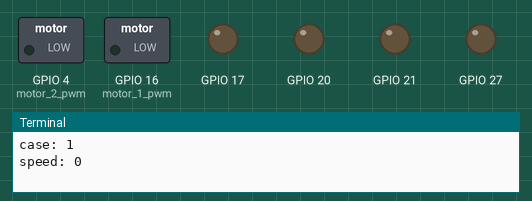
The program below on a simulated Raspberry Pi (BCM pin numbers). Shown: switched loads named in the program (green lamp = pin HIGH), output pins drawn as LEDs (lit = HIGH), the last lines printed to the terminal. At 22.0 s the program stops and its outputs stay as they are.

Above: at 0.1 s.
At 5.1 s:
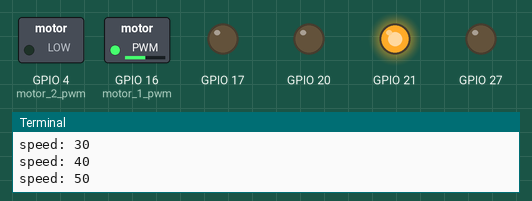
At 10.1 s:
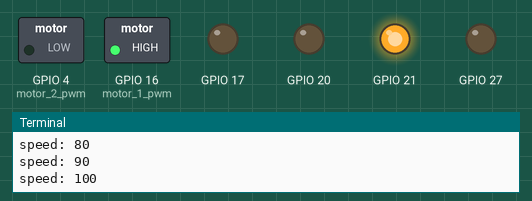
At 20.1 s:
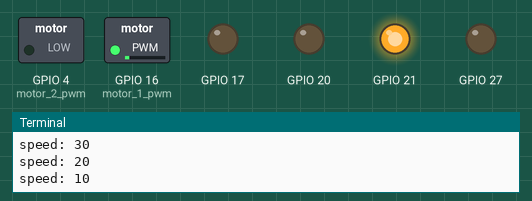
Timing chart, 0 to 22.5 s (numbered marks = the images above):
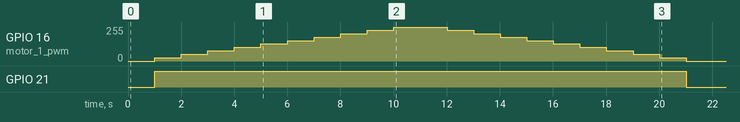

Measured:
- by itself, GPIO 16 (motor_1_pwm): rises from 0/255 to 255/255 in 9.0 s, then falls to 0/255 in 11.0 s
- by itself, GPIO 21: LOW → HIGH at 1.0 s, → LOW 20.0 s later

The program:

motor_pwm_attempt_1.py
```python
from numpy import *
import time
import pigpio

import argparse
parser = argparse.ArgumentParser()
#parser.add_argument('--example', nargs='?', const=1, type=int, default=3)
parser.add_argument('-c','--case', type=int, default=1, \
                    help='test case')
parser.add_argument('-s','--speed', type=int, default=50, \
                    help='motor speed')

args = parser.parse_args()


motor_1_pwm = 16
motor_1_in1 = 20
motor_1_in2 = 21

motor_2_pwm = 4
motor_2_in3 = 17
motor_2_in4 = 27


#connect to pigpiod daemon
pi = pigpio.pi()

# set all to outputs
all_list = [motor_1_pwm, motor_1_in1, motor_1_in2, \
            motor_2_pwm, motor_2_in4, motor_2_in3]

for pin in all_list:
    pi.set_mode(pin, pigpio.OUTPUT)

# pi set frequency
pwm_pins = [motor_1_pwm, motor_2_pwm]

# non-pwm pins are direction control pins
direction_pins = [pin for pin in all_list if pin not in pwm_pins]

for pin in pwm_pins:
    pi.set_PWM_frequency(pin, 1000)
    pi.set_PWM_range(pin, 100)


def command_motor_1(speed):
    if speed > 0:
        #print('forward')
        pi.write(motor_1_in1, 0)
        pi.write(motor_1_in2, 1)
        pi.set_PWM_dutycycle(motor_1_pwm,speed)
    elif speed < 0:
        #print('reverse')
        pi.write(motor_1_in1, 1)
        pi.write(motor_1_in2, 0)
        pi.set_PWM_dutycycle(motor_1_pwm,abs(speed))
    else:
        #print('stopping')
        pi.set_PWM_dutycycle(motor_1_pwm,0)
        pi.write(motor_1_in1, 0)
        pi.write(motor_1_in2, 0)


def command_motor_2(speed):
    if speed > 0:
        #print('forward')
        pi.write(motor_2_in3, 1)
        pi.write(motor_2_in4, 0)
        pi.set_PWM_dutycycle(motor_2_pwm,speed)
    elif speed < 0:
        #print('reverse')
        pi.write(motor_2_in3, 0)
        pi.write(motor_2_in4, 1)
        pi.set_PWM_dutycycle(motor_2_pwm,abs(speed))
    else:
        #print('stopping')
        pi.set_PWM_dutycycle(motor_2_pwm,0)
        pi.write(motor_2_in3, 0)
        pi.write(motor_2_in4, 0)


## command_motor_1(50)
## command_motor_2(50)
## time.sleep(1.0)

## command_motor_1(-25)
## command_motor_2(-25)
## time.sleep(0.5)

## command_motor_1(-50)
## command_motor_2(-50)
## time.sleep(1.0)

## command_motor_1(50)
## command_motor_2(-50)
## time.sleep(0.5)

## command_motor_1(-50)
## command_motor_2(50)
## time.sleep(0.5)

def _demo(listin, cmd=command_motor_1, mydelay=1.0):
    for speed in listin:
        print('speed: %i' % speed)
        cmd(speed)
        time.sleep(mydelay)


def demo1(listin, mydelay=1.0):
    _demo(listin, cmd=command_motor_1, mydelay=mydelay)

def demo2(listin, mydelay=1.0):
    _demo(listin, cmd=command_motor_2, mydelay=mydelay)


case = args.case
print('case: %i' % case)

if case == 1:
    list1 = arange(0,105,10)
    demo1(list1)
    list1b = arange(100, -5, -10)
    demo1(list1b)
elif case == 2:
    list1neg = arange(0,-105,-10)
    demo1(list1neg)
    list1negb = arange(-100,5,10)
    demo1(list1negb)
elif case == 3:
    myspeed = args.speed
    print('speed: %i' % myspeed)
    command_motor_1(myspeed)
    command_motor_2(myspeed)
    time.sleep(1.0)


#cleanup
for pin in pwm_pins:
    pi.set_PWM_dutycycle(pin,0)

for pin in direction_pins:
    pi.write(pin,0)

for pin in all_list:
    pi.set_mode(pin, pigpio.INPUT)

#disconnect
pi.stop()
```
